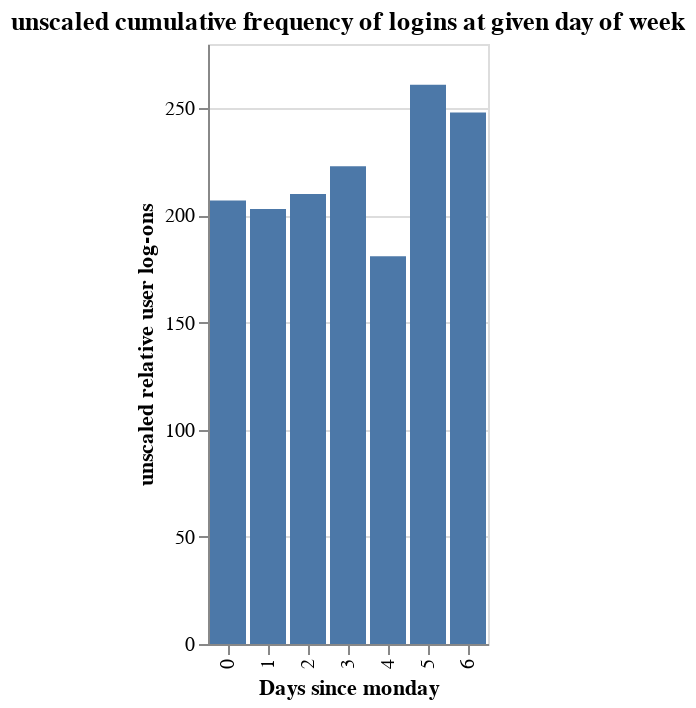

Here is the notebook cell this chart was saved with:
### Markdown cell above
# change
This bar chart shows the relative distribution of players joining at a point of day. Although the Y axis is arbitrary, the relative heights show us that most players prefer to join at midnight. It seems most player join between 2-4 a.m. This gives us a fun glimpse into the average UBC minecrafter's sleep priorities.

### Code cell
days = alt.Chart(sessions_df).mark_bar().encode(
    x=alt.X("start_day_of_week:O",title="Days since monday"),
    y=alt.Y("count()",title="unscaled relative user log-ons")
).properties(
    title="unscaled cumulative frequency of logins at given day of week"
)
days

### Figure 1 — Vega specification as saved in the notebook (floating-point values rounded to 4 significant figures)
{"$schema": "https://vega.github.io/schema/vega/v5.json", "data": [{"name": "source_0", "values": [{"__count": 248, "start_day_of_week": 6}, {"__count": 207, "start_day_of_week": 0}, {"__count": 223, "start_day_of_week": 3}, {"__count": 261, "start_day_of_week": 5}, {"__count": 181, "start_day_of_week": 4}, {"__count": 210, "start_day_of_week": 2}, {"__count": 203, "start_day_of_week": 1}]}, {"name": "source_0_x_domain_start_day_of_week", "values": [{"start_day_of_week": 6}, {"start_day_of_week": 0}, {"start_day_of_week": 3}, {"start_day_of_week": 5}, {"start_day_of_week": 4}, {"start_day_of_week": 2}, {"start_day_of_week": 1}]}, {"name": "source_0_y_domain___count", "values": [{"min": 181, "max": 261}]}], "signals": [{"name": "x_step", "value": 20}, {"name": "width", "update": "bandspace(domain('x').length, 0.1, 0.05) * x_step"}], "marks": [{"type": "rect", "name": "marks", "from": {"data": "source_0"}, "encode": {"update": {"fill": {"value": "#4c78a8"}, "width": {"signal": "max(0.25, bandwidth('x'))"}, "y": {"field": "__count", "scale": "y"}, "x": {"field": "start_day_of_week", "scale": "x"}, "y2": {"value": 0, "scale": "y"}}}, "style": ["bar"]}], "scales": [{"name": "x", "type": "band", "domain": {"data": "source_0_x_domain_start_day_of_week", "field": "start_day_of_week", "sort": true}, "range": {"step": {"signal": "x_step"}}, "paddingOuter": 0.05, "paddingInner": 0.1}, {"name": "y", "type": "linear", "domain": [{"signal": "(data(\"source_0_y_domain___count\")[0] || {}).min"}, {"signal": "(data(\"source_0_y_domain___count\")[0] || {}).max"}], "range": [{"signal": "height"}, 0], "nice": true, "zero": true}], "axes": [{"scale": "y", "minExtent": 0, "tickCount": {"signal": "ceil(height/40)"}, "domain": false, "orient": "left", "ticks": false, "gridScale": "x", "grid": true, "labels": false, "maxExtent": 0, "zindex": 0, "aria": false}, {"scale": "x", "labelAngle": 270, "labelBaseline": "middle", "zindex": 0, "title": "Days since monday", "labelAlign": "right", "grid": false, "orient": "bottom"}, {"scale": "y", "labelOverlap": true, "tickCount": {"signal": "ceil(height/40)"}, "orient": "left", "zindex": 0, "title": "unscaled relative user log-ons", "grid": false}], "title": {"text": "unscaled cumulative frequency of logins at given day of week", "frame": "group"}, "padding": 5, "height": 300, "background": "white", "style": "cell"}
